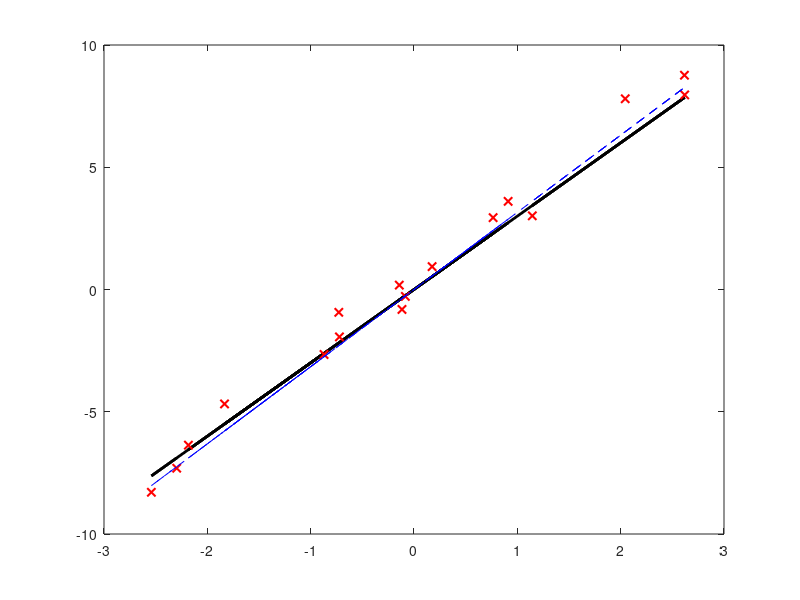

Reproduce this figure in MATLAB.
clear all, close all,clc

x=3;

a=[-2:.25:2]';
a=a+1*randn(size(a))
b=a*x+ 1*randn(size(a)); % normal distribution
plot(a,x*a,'k','Linewidth',2) % this is true line
hold
plot(a,b,'rx','Linewidth',1.5)


%but if we haven't x

[U,S,V]=svd(a,'econ');
xPseudo=V*inv(S)*U'*b;
%another:
%xPseudo = pinv(a)*b
%xPseudo=regress(b,a)
plot(a,xPseudo*a,'b--')
